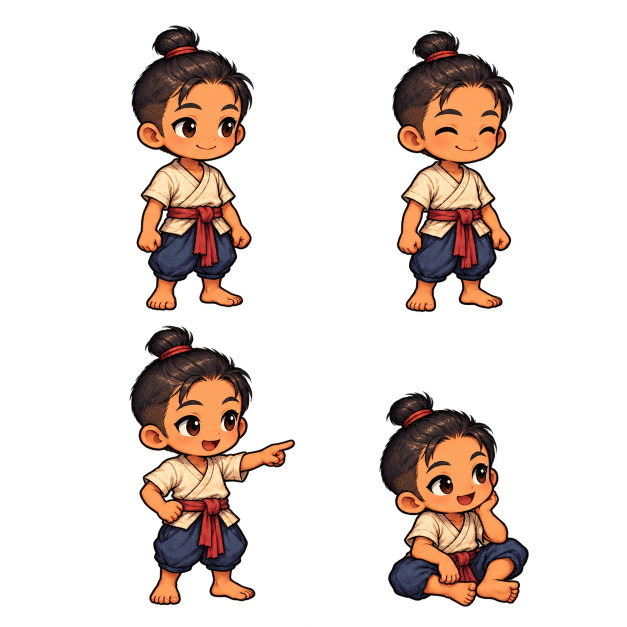
#> input picture assets/npc175/chao-chuk-source.png, 1254 x 1254 px (shown at 1/2 size); its folder holds only this picture in this run
$ python prepare-npc175.py
#> lines starting #> are read from the running program, lines starting #| are printed output that depends on the picture; after the words box and inside, x2 and y2 are one past the last pixel; in counts of white or black regions, pixels touching at a corner belong together
"""Pack the generated Chao Chuk art into foot-aligned game cells; no repainting."""
from pathlib import Path
from PIL import Image
import json
root=Path(__file__).resolve().parents[1]
out=root/'assets/npc175'
source=Image.open(out/'chao-chuk-source.png').convert('RGBA')
#> source is the input picture: PIL image 1254x1254 RGBA; mean R, G, B, A 33.2, 21.2, 15.4, 58.6
w,h=source.size
#> w = 1254; h = 1254
assert w%2==0 and h%2==0
cells=[];bounds=[];scale=None
for i in range(4):
    cell=source.crop(((i%2)*w//2,(i//2)*h//2,(i%2+1)*w//2,(i//2+1)*h//2))
    bbox=cell.getchannel('A').point(lambda a:255 if a>=128 else 0).getbbox()
    assert bbox
    crop=cell.crop(bbox)
    if i==0:scale=210/crop.height
    fit=210/crop.height if i<3 else scale
    size=(round(crop.width*fit),round(crop.height*fit))
    art=crop.resize(size,Image.Resampling.LANCZOS)
    # Feet, rather than a pointing hand, determine horizontal registration.
    mask=crop.getchannel('A').crop((0,max(0,crop.height-25),crop.width,crop.height)).point(lambda a:255 if a>=128 else 0)
    foot=mask.getbbox();anchor=((foot[0]+foot[2])/2 if foot else crop.width/2)*fit
    canvas=Image.new('RGBA',(320,320))
    canvas.alpha_composite(art,(round(160-anchor),276-art.height))
    cells.append(canvas);bounds.append(list(bbox))
#> this loop made 4 passes
#> (bbox, foot, anchor) on passes 1 to 4: ((264, 51, 507, 621), (28, 0, 222, 25), 46.05), ((158, 61, 401, 624), (26, 0, 220, 25), 45.88), ((259, 25, 590, 583), (40, 0, 252, 25), 54.95), ((132, 156, 430, 586), (34, 0, 277, 25), 57.29)
#> pass 1, `cell=source.crop(((i%2)*w//2,(i//2)*h//2,(i%2+1)*w//2,(i//2+1)*h//2))`:
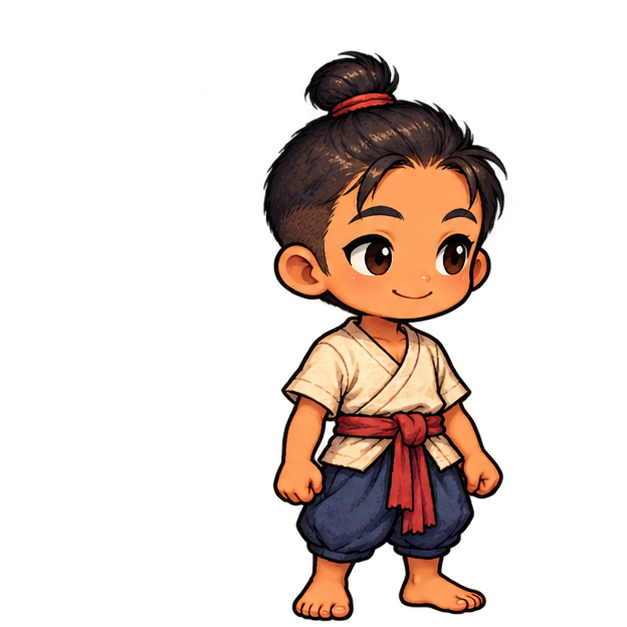
#> cell: PIL image 627x627 RGBA; mean R, G, B, A 33.9, 21.8, 15.9, 59.7; transparent parts drawn white
#> pass 1, `mask=crop.getchannel('A').crop((0,max(0,crop.height-25),crop.width,cro..`:
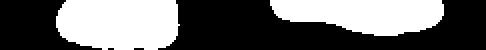
#> mask: PIL image 243x25 L (shown 2 times larger); 42.2% white; 2 white regions, box (x1, y1, x2, y2) and area: (28, 0, 90, 25) 1386, (135, 0, 222, 18) 1180
#> after the loop:
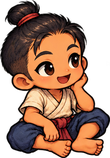
#> art: PIL image 110x158 RGBA; mean R, G, B, A 91, 58.3, 41.1, 166.5; transparent parts drawn white
#> after the loop:
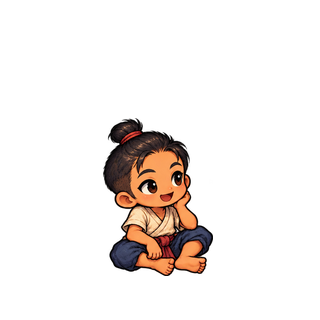
#> canvas: PIL image 320x320 RGBA; mean R, G, B, A 15.4, 9.9, 7, 28.3; transparent parts drawn white
#> after the loop, bounds = [[264, 51, 507, 621], [158, 61, 401, 624], [259, 25, 590, 583], [132, 156, 430, 586]]; cells = 4 items
atlas=Image.new('RGBA',(1280,320))
#> atlas: PIL image 1280x320 RGBA; every value is 0
for i,c in enumerate(cells):atlas.alpha_composite(c,(i*320,0))
#> this loop made 4 passes
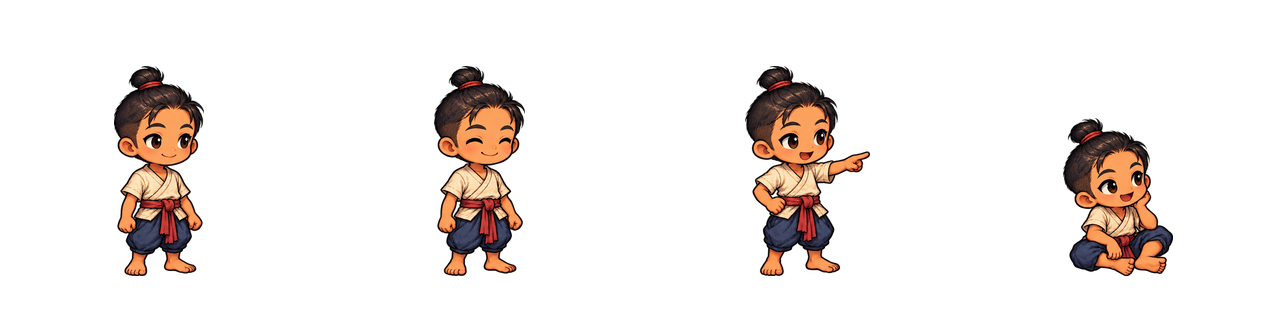
#> atlas: PIL image 1280x320 RGBA; mean R, G, B, A 17.3, 11.2, 8.1, 31.2; transparent parts drawn white
atlas.save(out/'chao-chuk.png',optimize=True)
cells[0].save(out/'chao-chuk-standing.png',optimize=True)
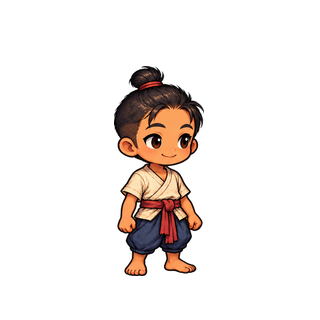
#> saved as chao-chuk-standing.png: PIL image 320x320 RGBA; mean R, G, B, A 17.4, 11.3, 8.3, 31.3; transparent parts drawn white
b=cells[0].getchannel('A').point(lambda a:255 if a>=128 else 0).getbbox()
#> b = (114, 66, 204, 276)
cells[0].crop((max(0,b[0]-12),max(0,b[1]-12),min(320,b[2]+12),min(320,b[3]+12))).save(out/'chao-chuk-portrait.webp',quality=94)
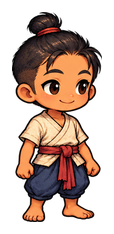
#> saved as chao-chuk-portrait.webp: PIL image 114x234 RGBA; mean R, G, B, A 66.7, 43.4, 31.8, 120.1; transparent parts drawn white
meta={'id':'chao-chuk175','source':'./assets/npc175/chao-chuk.png','frameSize':320,'foot':276,'bodyHeight':210,'worldScale':0.78,'facing':'right','frames':[{'rect':[i*320,0,320,320]} for i in range(4)],'clips':{'idle':{'frames':[0,1,0],'frameDurations':[4.6,0.12,0.28],'loop':True},'talk':{'frames':[2,0],'frameDurations':[1.2,0.8],'loop':True},'sit':{'frames':[3],'fps':1,'loop':True}},'sourceBounds':bounds}
(out/'chao-chuk.json').write_text(json.dumps(meta,ensure_ascii=False,indent=2)+'\n',encoding='utf-8')
print(source.size,[(p.name,p.stat().st_size) for p in out.iterdir()])
#| (1254, 1254) [('chao-chuk-source.png', 953297), ('chao-chuk.json', 1207)]
